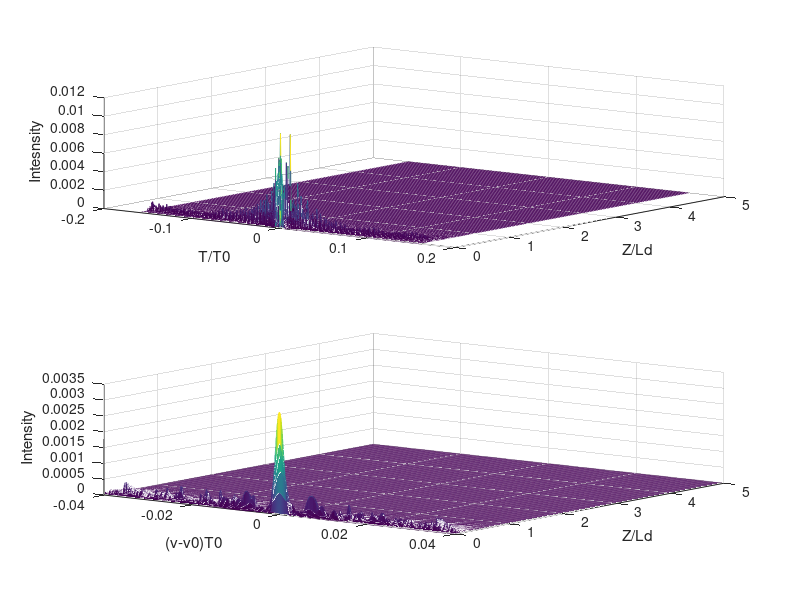

Recreate this plot in MATLAB. (Note: a time limit stopped this script after it produced the figure.)
% This code solves the NLS equation with the split-step method
% idu/ dz - sgn(beta2) /2 d^2u/d(tau) ^2+N ^2*|u| ^2*|u| ^2u=0
% Written by Govind P. Agrawal in Marcg 2005 for the NLFO book
%---Specify imput parameters
clear all;
number = input('Number of waves = ');
distance= input('Enter fiber length (in units of L_D) = ');
sigma = input('Sigma (for polarization) = ');
for j=1:number
    disp(sprintf('Wave %d' , j))
    % entire legth, graphed at the end
    beta2{j} = input('dispersion: 1 for normal, -1 for anomalous = '); % ?
    N(j) = input('Nonlinear parameter N = '); %Solition order?
    mshape{j} = input('m = 0 for sech, m > 0 for super-Gaussian = '); % decided on input wave
    alpha{j} = input('alpha, positive for loss, negative for gain = ');%maybe the same?
    ss{j} = input('self steepening factor = ');
end
chirp = 0; % input pulse chirp (default value)
%---set simulation parameters
nt = 1024; Tmax = 32; % FFT points and window size for graphs
step_num = round (20 * distance * max(N).*2); % No. of z steps
deltaz = distance/step_num; % step size in z
dtau = (2 * Tmax)/nt; % step size in tau (radians from z)
%---tau and omega arrays
tau = (-nt/2:nt/2-1) * dtau; % temporal grid
omega = (pi/Tmax) * [(0:nt/2-1) (-nt/2:-1)]; % frequency grid
%---Input Field profile
for j=1:number
    if mshape{j}==0 % soliton sech shape creationg of input wave
        uu{j} = sech(tau).* exp(-0.5i* chirp* tau.^2);
    else % super-Gaussian only seems to be real numbers
        uu{j} = exp(-0.5* (1+1i*chirp).*tau.^(2*mshape{j}));
    end
end
% ---plot inpute pulse shape and spectrum

%temp= fftshift(ifft(uu)).*(nt*dtau)/sqrt(2*pi);%spectrum
for j=1:number
    %---Store dispersive phase shifts to speedup code
    dispersion{j} = exp(0.5i*beta2{j}*omega.^2*deltaz-0.5*alpha{j}*deltaz); %phase factor, includes alpha
    hhz{j}= 1i*N(j)^2 *deltaz; %nonlinear phase factor
    temp{j} = uu{j}.*exp(abs(uu{j}).^2*hhz{j}/2); % note hhz/2 first step, hhz (non-linear) decay
    
end
for n=0:step_num
    sumwaves=0;
    for j=1:number
        sumwaves=sumwaves+sigma.*(abs(uu{j}).^2 );
    end
    for j=1:number
        
        duu_dt{j}=ifft(1i.*omega.*temp{j});
        duu_dt_star{j}=ifft(1i.*omega.*fft(conj(temp{j})));
        selfsteepen=exp((2.*conj(temp{j}).*duu_dt{j} + uu{j}.*duu_dt_star{j}).*deltaz.*ss{j});
        
        f_temp{j} = ifft(temp{j}).*dispersion{j}; % other step, using dispersion decay
        
    end
    for j=number:-1:1
        uu{j} = fft(f_temp{j}); %amplitude updates the wave at that step
        temp{j} = uu{j}.*exp((sumwaves-(sigma-1).*abs(uu{j}).^2).*hhz{j}).* selfsteepen;
        f_temp{j} = ifft(temp{j});
 
        %% to plot at every step
        %             figure;
        %             subplot(2,1,1)
        %             plot(tau, abs(uu).^2, '-k')
        %             axis([-10 10 0 y1]);
        %             xlabel('Normalized Time');
        %             ylabel('Normalized Power');
        %             subplot(2,1,2)
        %             plot(fftshift(omega)/(2*pi), abs(temp_1plot).^2,'-k')
        %             axis([-2 2 0 y2]);
        %             xlabel('Normalized Frequency');
        %             ylabel('Spectral Power');
        %logs waveform over space
        tempplot{j} = fftshift(ifft(uu{j})).*(nt*dtau)/sqrt(2*pi);
        wavespace{j}(n+1,:)= abs(uu{j}).^2;
        wavefreq{j}(n+1,:)=abs(tempplot{j}).^2;
    end
    
end
for j=1:number
    figure;
    uu{j} = temp{j}.*exp(-abs(uu{j}).^2*hhz{j}/2); % Final field
    wavespace{j}(step_num+1,:)= abs(uu{j}).^2;
    wavefreq{j}(step_num+1,:)=abs(tempplot{j}).^2;
    tempplot{j} = fftshift(ifft(uu{j})).*(nt*dtau)/sqrt(2*pi); % plotted spectrum
    subplot(2,1,1)
    mesh(deltaz.*tau,deltaz.*(0:step_num),deltaz.*wavespace{j})
    view(37.5,30);
    % axis([-10 10 0 distance 0 y1])
    xlabel('T/T0');
    ylabel('Z/Ld');
    zlabel('Intesnsity');
    subplot(2,1,2)
    mesh(deltaz.*fftshift(omega)/(2*pi),deltaz.*(0:step_num), deltaz.*wavefreq{j})
    xlabel('(v-v0)T0');
    ylabel('Z/Ld');
    zlabel('Intensity');
    view(37.5,30);
    % axis([-2 2 0 distance 0 y2])
end
